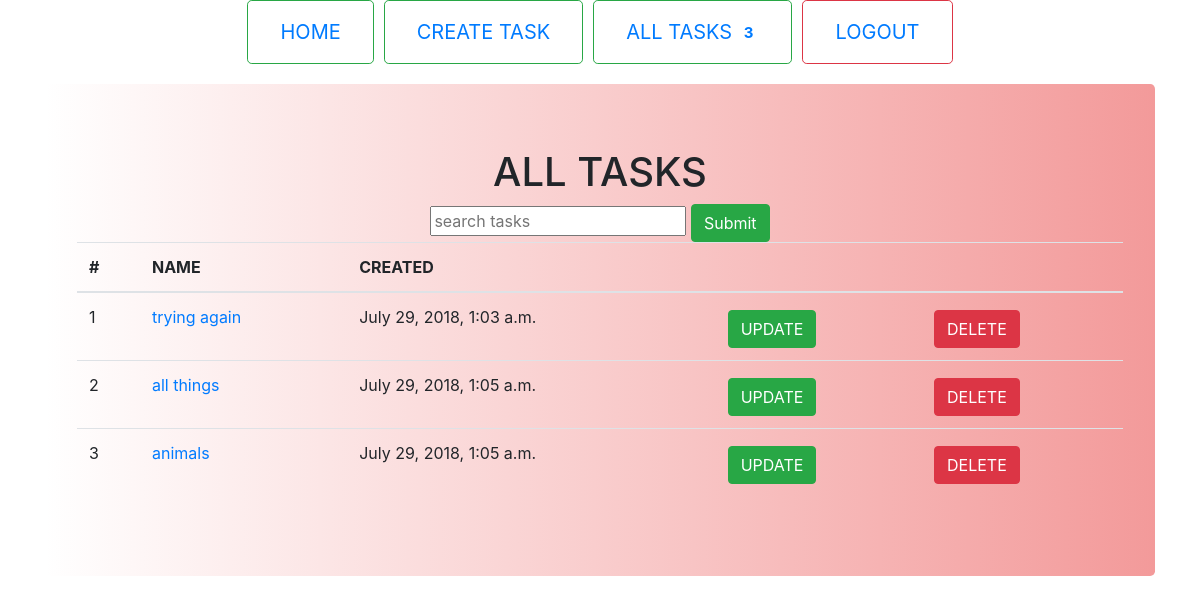
/all_tasks (signed in), run on the app's committed database.
### task/models.py (models this page shows, shortened)
class Task(BaseModel):
    name = models.CharField(max_length=100, validators=[MaxLengthValidator(100, message='Must be less than 100 characters'), MinLengthValidator(5, message='Must be at least 5 characters')])
    description = models.CharField(max_length=250, validators=[MaxLengthValidator(250), MinLengthValidator(5, message='Must be at least 5 characters')])
    status = models.CharField(max_length=4, choices=COMPLETED_STATUS, default="NO")
    creator = models.ForeignKey(User, on_delete=models.CASCADE)
    def get_absolute_url(self):
        return reverse("task_detail", args=(self.id,))

### task/views.py (the view)
# urls.py: path("all_tasks", TaskListView.as_view(), name="all_tasks"),
class TaskListView(LoginRequiredMixin, ListView):
    model = Task
    template_name = "task/task_list.html"
    def get_context_data(self, **kwargs):
        context = super().get_context_data(**kwargs)
        context["total_tasks"] = Task.objects.all().filter(creator__id = str(self.request.user.id)).count()
        return context
    def get_queryset(self, *args, **kwargs):
        q_set = Task.objects.all()
        query = self.request.GET.get("q", None)
        if query is not None:
            q_set = q_set.filter(
                Q(name__icontains = query) |
                Q(description__icontains = query)
            )
        return q_set.filter(creator__id = str(self.request.user.id))

### task/templates/task/task_list.html
{% extends 'layout.html' %}
{% block body %}
  <section class="jumbotron" id='wp_grad'>
    <div>
      <div id="center">
        <h1>ALL TASKS</h1>
        {% include "task/search.html" %}
      </div>
    </div>
    <table class="table table-hover">
      <thead>
        <tr>
          <th>#</th>
          <th>NAME</th>
          <th>CREATED</th>
          <th></th>
          <th></th>
        </tr>
      </thead>
      <tbody>
        {% for obj in object_list %}
        <tr>
          <td>{{ forloop.counter }}</td>
          <td><a href="{{ obj.get_absolute_url }}">{{ obj.name }}</a></td>
          <td> {{ obj.created_at }}</td>
          <td>
            <button  id="smt" class="btn btn-success">
              <a  href="{% url 'task_update' obj.id %}" id='text_white'>UPDATE</a>
            </button>
          </td>
          <td>
            <form action="{% url 'task_delete' obj.id %}">
              <button id="smt" class="btn btn-danger">DELETE</button>
            </form>
          </td>
        </tr>
        {% empty %}
        <h4>No Tasks Yet</h4>
      </tbody>
      {% endfor %}
    </table>
  </section>
{% endblock %}

### base/static/base/style.css (style rules this page uses)
#center { align-content: center; margin-left:auto; margin-right:auto; text-align: center; }
#smt { margin-top:5px; }
#wp_grad { background: linear-gradient(to right, rgba(255,0,0,0), rgb(243, 154, 154)); }
#text_white { color:white; text-decoration: none; }

### data on the page
Task: name "trying again", created_at "July 29, 2018, 1:03 a.m."
Task: name "all things", created_at "July 29, 2018, 1:05 a.m."
Task: name "animals", created_at "July 29, 2018, 1:05 a.m."

### other printed values
{{ total_tasks }} "3"
